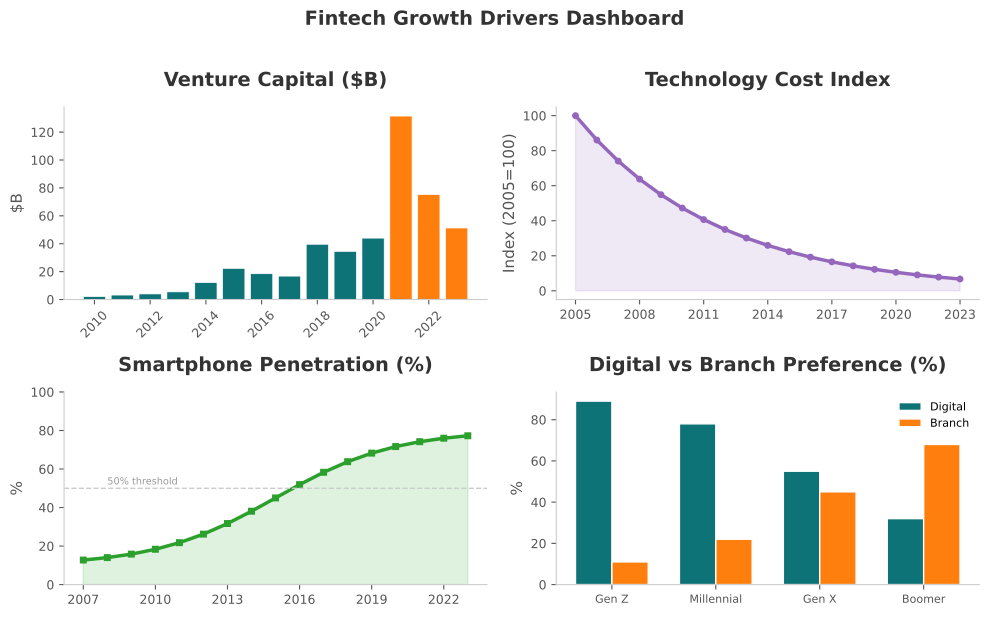

Python code for this plot:
"""
Figure 02: Growth Drivers Dashboard
2x2 multi-panel showing VC funding, tech costs, smartphone penetration, digital banking preference.
"""
import sys
import os
sys.path.insert(0, os.path.join(os.path.dirname(__file__), '..', '..', '_shared'))

import matplotlib
matplotlib.use('Agg')
import matplotlib.pyplot as plt
import matplotlib.patches as mpatches
import numpy as np

try:
    from chart_styles import V4_COLORS, apply_v4_style, save_chart
except ImportError:
    V4_COLORS = {
        'MLPURPLE': '#9467BD', 'MLBLUE': '#1F77B4', 'MLRED': '#D62728',
        'MLORANGE': '#FF7F0E', 'MLGREEN': '#2CA02C', 'MLGRAY': '#7F7F7F',
        'MLTEAL': '#0D7377', 'MLCYAN': '#14BDEB', 'MLYELLOW': '#BCBD22',
        'MLPINK': '#E377C2', 'MLBROWN': '#8C564B',
    }
    def apply_v4_style(ax, title='', xlabel='', ylabel=''):
        ax.set_title(title, fontsize=14, fontweight='bold', pad=15, color='#333333')
        if xlabel: ax.set_xlabel(xlabel, fontsize=11, color='#555555')
        if ylabel: ax.set_ylabel(ylabel, fontsize=11, color='#555555')
        ax.spines['top'].set_visible(False)
        ax.spines['right'].set_visible(False)
        ax.spines['left'].set_color('#CCCCCC')
        ax.spines['bottom'].set_color('#CCCCCC')
        ax.tick_params(colors='#555555', labelsize=9)
        ax.set_facecolor('white')
        return ax
    def save_chart(fig, filename='chart.pdf', dpi=300):
        fig.tight_layout()
        fig.savefig(filename, format='pdf', bbox_inches='tight', dpi=dpi, facecolor='white')
        plt.close(fig)
        print(f'Saved: {filename}')

CHART_METADATA = {
    'title': 'Growth Drivers Dashboard',
    'type': 'multi_panel',
    'section': 'Drivers of Fintech Growth',
    'lecture_number': 2,
}

np.random.seed(42)

fig, axes = plt.subplots(2, 2, figsize=(10, 6))
fig.patch.set_facecolor('white')
fig.suptitle('Fintech Growth Drivers Dashboard', fontsize=14, fontweight='bold',
             color='#333333', y=1.02)

# Top-left: Venture Capital bars
ax = axes[0, 0]
years = list(range(2010, 2024))
vc_data = [2.1, 3.2, 4.0, 5.5, 12.2, 22.3, 18.5, 16.8, 39.6, 34.5, 44.0, 131.5, 75.2, 51.3]
colors_vc = [V4_COLORS['MLTEAL'] if v < 50 else V4_COLORS['MLORANGE'] for v in vc_data]
ax.bar(years, vc_data, color=colors_vc, edgecolor='white', linewidth=0.5)
apply_v4_style(ax, title='Venture Capital ($B)', ylabel='$B')
ax.set_xticks(years[::2])
ax.tick_params(axis='x', rotation=45)

# Top-right: Technology cost declining curve
ax = axes[0, 1]
t_years = np.arange(2005, 2024)
cost_index = 100 * np.exp(-0.15 * (t_years - 2005))
ax.plot(t_years, cost_index, color=V4_COLORS['MLPURPLE'], linewidth=2.5, marker='o', markersize=4)
ax.fill_between(t_years, cost_index, alpha=0.15, color=V4_COLORS['MLPURPLE'])
apply_v4_style(ax, title='Technology Cost Index', ylabel='Index (2005=100)')
ax.set_xticks(t_years[::3])

# Bottom-left: Smartphone penetration S-curve
ax = axes[1, 0]
s_years = np.arange(2007, 2024)
x_norm = (s_years - 2015) / 2.5
penetration = 10 + 70 / (1 + np.exp(-x_norm))
ax.plot(s_years, penetration, color=V4_COLORS['MLGREEN'], linewidth=2.5, marker='s', markersize=4)
ax.fill_between(s_years, penetration, alpha=0.15, color=V4_COLORS['MLGREEN'])
ax.axhline(y=50, color='#CCCCCC', linestyle='--', linewidth=1)
ax.text(2008, 52, '50% threshold', fontsize=7, color='#999999')
apply_v4_style(ax, title='Smartphone Penetration (%)', ylabel='%')
ax.set_ylim(0, 100)
ax.set_xticks(s_years[::3])

# Bottom-right: Digital banking preference by generation
ax = axes[1, 1]
generations = ['Gen Z', 'Millennial', 'Gen X', 'Boomer']
digital = [89, 78, 55, 32]
branch = [11, 22, 45, 68]
x_pos = np.arange(len(generations))
w = 0.35
ax.bar(x_pos - w / 2, digital, w, label='Digital', color=V4_COLORS['MLTEAL'], edgecolor='white')
ax.bar(x_pos + w / 2, branch, w, label='Branch', color=V4_COLORS['MLORANGE'], edgecolor='white')
apply_v4_style(ax, title='Digital vs Branch Preference (%)', ylabel='%')
ax.set_xticks(x_pos)
ax.set_xticklabels(generations, fontsize=8)
ax.legend(fontsize=8, frameon=False)

output_path = os.path.join(os.path.dirname(__file__), 'chart.pdf')
save_chart(fig, output_path)
